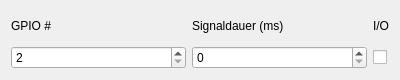
<?xml version="1.0" encoding="UTF-8"?>
<!--
   Copyright (C) 2016 Anton Haubner <anton.haubner@outlook.de>

   This file is part of the PiGPIOSequenceWidgets library.

   PiGPIOSequenceWidgets is free software: you can redistribute it and/or modify
   it under the terms of the GNU Affero General Public License as published by
   the Free Software Foundation, either version 3 of the License, or
   (at your option) any later version.

   PiGPIOSequenceWidgets is distributed in the hope that it will be useful,
   but WITHOUT ANY WARRANTY; without even the implied warranty of
   MERCHANTABILITY or FITNESS FOR A PARTICULAR PURPOSE.  See the
   GNU Affero General Public License for more details.

   You should have received a copy of the GNU Affero General Public License
   along with PiGPIOSequenceWidgets.  If not, see <http://www.gnu.org/licenses/>.
-->

<ui version="4.0">
 <class>PiGPIOSequence::Extensions::Widgets::PinEdit</class>
 <widget class="QWidget" name="PiGPIOSequence::Extensions::Widgets::PinEdit">
  <property name="geometry">
   <rect>
    <x>0</x>
    <y>0</y>
    <width>400</width>
    <height>80</height>
   </rect>
  </property>
  <property name="windowTitle">
   <string>Form</string>
  </property>
  <layout class="QGridLayout" name="gridLayout">
   <item row="1" column="2">
    <widget class="QCheckBox" name="IOCheck">
     <property name="sizePolicy">
      <sizepolicy hsizetype="Fixed" vsizetype="Fixed">
       <horstretch>0</horstretch>
       <verstretch>0</verstretch>
      </sizepolicy>
     </property>
     <property name="text">
      <string/>
     </property>
     <property name="iconSize">
      <size>
       <width>24</width>
       <height>24</height>
      </size>
     </property>
     <property name="checked">
      <bool>false</bool>
     </property>
     <property name="tristate">
      <bool>false</bool>
     </property>
    </widget>
   </item>
   <item row="0" column="1">
    <widget class="QLabel" name="label_2">
     <property name="text">
      <string>Signaldauer (ms)</string>
     </property>
    </widget>
   </item>
   <item row="0" column="2">
    <widget class="QLabel" name="label_3">
     <property name="text">
      <string>I/O</string>
     </property>
    </widget>
   </item>
   <item row="1" column="0">
    <widget class="QSpinBox" name="PinNumSpin">
     <property name="minimum">
      <number>2</number>
     </property>
     <property name="maximum">
      <number>27</number>
     </property>
    </widget>
   </item>
   <item row="0" column="0">
    <widget class="QLabel" name="label">
     <property name="text">
      <string>GPIO #</string>
     </property>
    </widget>
   </item>
   <item row="1" column="1">
    <widget class="QSpinBox" name="DelaySpin">
     <property name="maximum">
      <number>9999999</number>
     </property>
    </widget>
   </item>
  </layout>
 </widget>
 <resources/>
 <connections/>
</ui>
